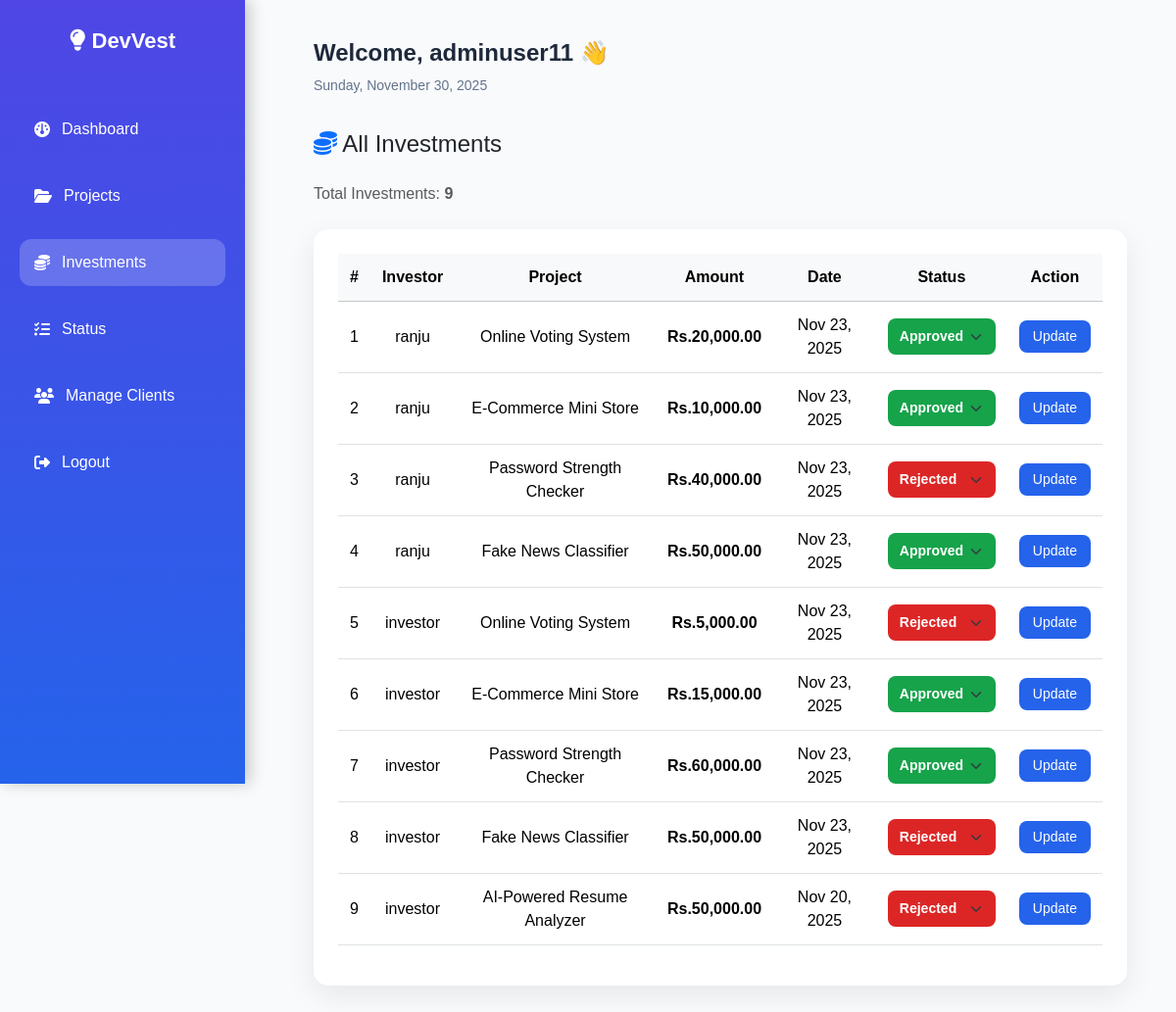
The page /admin/admin_investments.php (signed in) on the database its author committed.
### tables this page shows
CREATE TABLE `investor_projects` (
  `id` int(11) NOT NULL,
  `investor` varchar(255) DEFAULT NULL,
  `project_name` varchar(255) DEFAULT NULL,
  `investor_id` int(11) NOT NULL,
  `project_id` int(11) NOT NULL,
  `invested_amount` decimal(12,2) NOT NULL DEFAULT 0.00,
  `invested_at` timestamp NOT NULL DEFAULT current_timestamp(),
  `status` varchar(20) DEFAULT 'pending',
  `refunded_at` datetime DEFAULT NULL
);

CREATE TABLE `projects` (
  `id` int(11) NOT NULL,
  `client_id` int(11) DEFAULT NULL,
  `client_name` varchar(100) NOT NULL DEFAULT 'N/A',
  `project_name` varchar(100) NOT NULL DEFAULT 'N/A',
  `user_id` int(11) NOT NULL,
  `investor_id` varchar(255) NOT NULL,
  `investor` varchar(255) NOT NULL,
  `title` varchar(255) NOT NULL,
  `description` text DEFAULT NULL,
  `goal` decimal(12,2) DEFAULT 0.00,
  `collected` decimal(12,2) DEFAULT 0.00,
  `start_date` date DEFAULT NULL,
  `end_date` date DEFAULT NULL,
  `category` varchar(255) DEFAULT NULL,
  `image` varchar(255) DEFAULT NULL,
  `file_path` varchar(500) DEFAULT NULL,
  `status` enum('pending','approved','rejected') NOT NULL DEFAULT 'pending',
  `created_at` timestamp NOT NULL DEFAULT current_timestamp(),
  `is_featured` tinyint(1) DEFAULT 0
);

### admin/admin_investments.php (the view, shortened to what this page needs)
<?php
require '../db_connect.php';
$admin_name = $_SESSION['username'] ?? 'Admin';
$date = date("l, F d, Y");
$stmt = $pdo->query("
    SELECT
        ip.id AS investment_id,
        COALESCE(ip.invested_amount,0) AS amount,
        ip.project_id,
        ip.investor_id,
        ip.invested_at,
        ip.status,
        p.title AS project_title,
        COALESCE(u.username, 'Anonymous') AS investor_name
    FROM investor_projects ip
    LEFT JOIN projects p ON ip.project_id = p.id
    LEFT JOIN investor i ON ip.investor_id = i.investor_id
    LEFT JOIN users u ON i.user_id = u.id
    ORDER BY ip.id DESC
");
$investments = $stmt->fetchAll(PDO::FETCH_ASSOC);
function formatCurrency($amount) {
    return is_numeric($amount) ? 'Rs.' . number_format($amount, 2) : htmlspecialchars($amount);
}
?>
<!DOCTYPE html>
<html lang="en">
<head>
<link href="https://cdn.jsdelivr.net/npm/bootstrap@5.3.3/dist/css/bootstrap.min.css" rel="stylesheet">
<link href="https://cdnjs.cloudflare.com/ajax/libs/font-awesome/6.5.0/css/all.min.css" rel="stylesheet">
</head>
<body>
<div class="sidebar">
  <div class="logo"><i class="fa-solid fa-lightbulb"></i> DevVest</div>
  <a href="admin_dashboard.php"><i class="fa-solid fa-gauge"></i> Dashboard</a>
  <a href="projects.php"><i class="fa-solid fa-folder-open"></i> Projects</a>
  <a href="admin_investments.php" class="active"><i class="fa-solid fa-coins"></i> Investments</a>
  <a href="status.php"><i class="fa-solid fa-list-check"></i> Status</a>
  <a href="manage_clients.php"><i class="fa-solid fa-users"></i> Manage Clients</a>
  <a href="../logout.php"><i class="fa-solid fa-right-from-bracket"></i> Logout</a>
</div>
<div class="main">
  <div class="header">
    <div class="header-left">
      <h4>Welcome, <?= htmlspecialchars($admin_name) ?> 👋</h4>
      <div class="date"><?= $date ?></div>
    </div>
  </div>
  <h4 class="mb-4"><i class="fa-solid fa-coins text-primary"></i> All Investments</h4>
  <p class="text-muted mb-4">Total Investments: <strong><?= count($investments) ?></strong></p>
  <div class="table-container">
    <table class="table table-hover align-middle">
      <thead class="table-light">
        <tr>
          <th>#</th>
          <th>Investor</th>
          <th>Project</th>
          <th>Amount</th>
          <th>Date</th>
          <th>Status</th>
          <th>Action</th>
        </tr>
      </thead>
      <tbody>
        <?php if($investments): foreach($investments as $i => $inv):
            $status_class = strtolower($inv['status'] ?? 'pending');
        ?>
        <tr>
          <td><?= $i + 1 ?></td>
          <td><?= htmlspecialchars($inv['investor_name'] ?? '-') ?></td>
          <td><?= htmlspecialchars($inv['project_title'] ?? '-') ?></td>
          <td><strong><?= formatCurrency($inv['amount']) ?></strong></td>
          <td><?= $inv['invested_at'] ? date("M d, Y", strtotime($inv['invested_at'])) : '-' ?></td>
          <td>
            <select class="status-dropdown form-select form-select-sm" data-id="<?= $inv['investment_id'] ?>">
              <option value="approved" <?= $status_class=='approved' ? 'selected' : '' ?>>Approved</option>
              <option value="rejected" <?= $status_class=='rejected' ? 'selected' : '' ?>>Rejected</option>
            </select>
          </td>
          <td>
            <button class="update-btn btn btn-sm" data-id="<?= $inv['investment_id'] ?>">Update</button>
          </td>
        </tr>
        <?php endforeach; else: ?>
          <tr><td colspan="7" class="text-center text-muted py-5">No investments found.</td></tr>
        <?php endif; ?>
      </tbody>
    </table>
  </div>
</div>
</body>
</html>

### admin/admin_investments.php (style rules this page uses)
body { font-family: 'Poppins', sans-serif; background: #f8fafc; margin:0; overflow-x:hidden; }
.sidebar { position: fixed; width: 250px; height: 100vh; background: linear-gradient(180deg, #4f46e5, #2563eb); padding: 25px 20px; color: white; display: flex; flex-direction: column; gap: 20px; box-shadow: 5px 0 15px rgba(0,0,0,0.2); z-index: 1000; }
.sidebar .logo { font-size: 22px; font-weight: 700; margin-bottom: 30px; text-align: center; }
.sidebar a { color:#fff; text-decoration:none; font-weight:500; padding:12px 15px; border-radius:12px; display:flex; align-items:center; gap:12px; transition:0.3s; }
.sidebar a:hover, .sidebar a.active { background: rgba(255,255,255,0.2); }
.main { margin-left:270px; padding:40px 50px; min-height:100vh; }
.header { display:flex; justify-content:space-between; align-items:center; margin-bottom:35px; flex-wrap:wrap; }
.header-left h4 { font-weight:700; color:#1e293b; }
.header-left .date { color:#64748b; font-size:14px; }
.table-container { background:#fff; border-radius:15px; padding:25px; box-shadow:0 10px 30px rgba(0,0,0,0.08); overflow-x:auto; }
.table th, .table td { text-align:center; vertical-align:middle; padding:12px; }
.status-dropdown { font-weight:600; color:white; border:none; padding:8px 12px; border-radius:8px; cursor:pointer; min-width:110px; }
button.update-btn { padding:6px 14px; border:none; border-radius:8px; background:#2563eb; color:white; cursor:pointer; transition:0.3s; font-size:14px; }

### rows shown on the page
investor_projects: investor_name "ranju", project.title "Online Voting System", amount "Rs.20,000.00", invested_at "Nov 23, 2025", status+id "Approved"
investor_projects: investor_name "ranju", project.title "E-Commerce Mini Store", amount "Rs.10,000.00", invested_at "Nov 23, 2025", status+id "Approved"
investor_projects: investor_name "ranju", project.title "Password Strength Checker", amount "Rs.40,000.00", invested_at "Nov 23, 2025", status+id "Rejected"
investor_projects: investor_name "ranju", project.title "Fake News Classifier", amount "Rs.50,000.00", invested_at "Nov 23, 2025", status+id "Approved"
investor_projects: investor_name "investor", project.title "Online Voting System", amount "Rs.5,000.00", invested_at "Nov 23, 2025", status+id "Rejected"
investor_projects: investor_name "investor", project.title "E-Commerce Mini Store", amount "Rs.15,000.00", invested_at "Nov 23, 2025", status+id "Approved"
investor_projects: investor_name "investor", project.title "Password Strength Checker", amount "Rs.60,000.00", invested_at "Nov 23, 2025", status+id "Approved"
investor_projects: investor_name "investor", project.title "Fake News Classifier", amount "Rs.50,000.00", invested_at "Nov 23, 2025", status+id "Rejected"
investor_projects: investor_name "investor", project.title "AI-Powered Resume Analyzer", amount "Rs.50,000.00", invested_at "Nov 20, 2025", status+id "Rejected"

### other values the page prints
$admin_name "adminuser11"
count($investments) "9"
